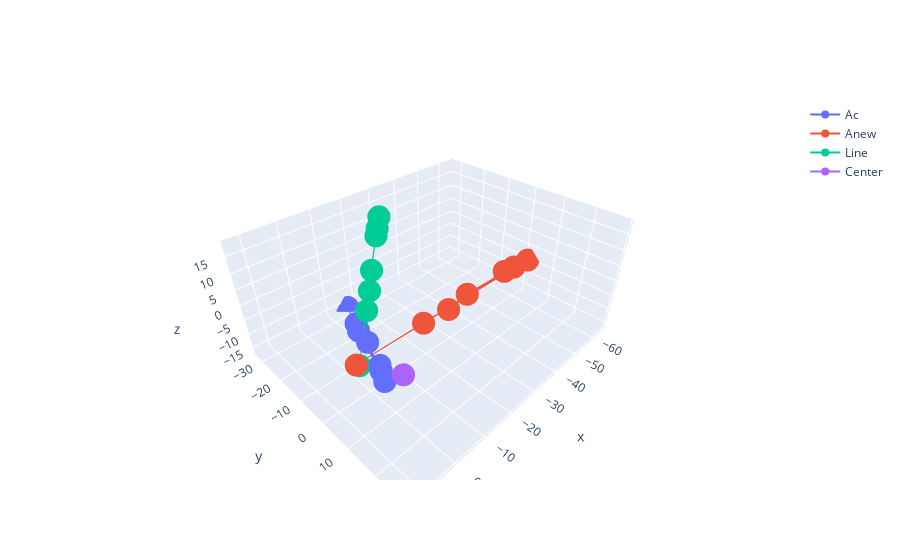

The cell this chart's notebook holds for it:
### Code cell
x, y, z = zip(*Ac)
x1, y1, z1 = zip(*Anew)
x2, y2, z2 = zip(*L)
xc, yc, zc = zip(center)
fig = go.Figure(data=[
    go.Scatter3d(x=x, y=y, z=z, name="Ac"),
    go.Scatter3d(x=x1, y=y1, z=z1, name="Anew"),
    go.Scatter3d(x=x2, y=y2, z=z2, name="Line"),
    go.Scatter3d(x=xc, y=yc, z=zc, name="Center"),
])
fig.show()

### Figure 1 — Plotly figure (JSON) as saved in the notebook; plotly's stock layout.template omitted (floating-point values rounded to 4 significant figures)
{"data": [{"name": "Ac", "type": "scatter3d", "x": [6.714, -3.286, -0.2857, 8.714, -16.29, 11.71, -7.286], "y": [14.43, -7.571, 0.4286, 17.43, -32.57, 22.43, -14.57], "z": [6.714, -3.286, -0.2857, 8.714, -16.29, 11.71, -7.286]}, {"name": "Anew", "type": "scatter3d", "x": [-53.3, -27.06, -36.08, -57.4, 4.1, -63.96, -18.04], "y": [0.58, 1.74, 0.58, 1.16, 1.16, 1.74, 1.16], "z": [-4.26, -4.26, -4.26, -4.26, -4.26, -4.26, -4.26]}, {"name": "Line", "type": "scatter3d", "x": [-22.48, -10.24, -14.76, -24.08, 3.49, -26.78, -6.43], "y": [-22.54, -10.88, -15.41, -23.83, 1.62, -26.15, -7.55], "z": [11.15, 4.15, 6.4, 12.4, -4.56, 14.33, 1.54]}, {"name": "Center", "type": "scatter3d", "x": [12.29], "y": [28.57], "z": [18.29]}], "layout": {}}
